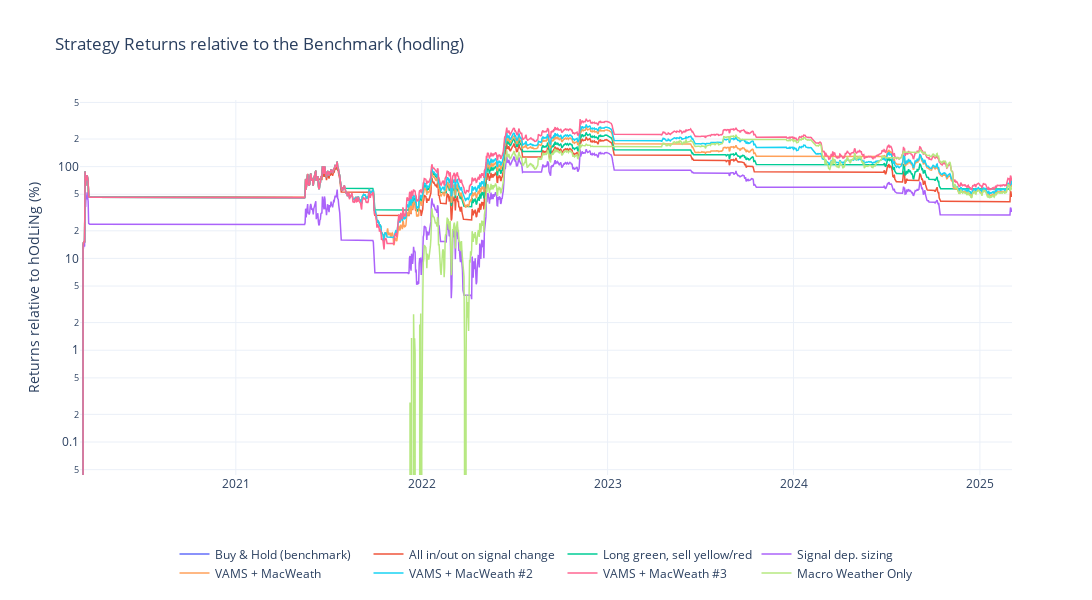

The cell this chart's notebook holds for it:
### Code cell
# title = f'Bitcoin trading using 42 MACRO VAMS Signal vs <i>hAvInG dIaMoNd hAnDs. With Tax Payments\
#     <br><sub><b>Values 2025-03-05: strategy #6: </b>{pf5tax.value().iloc[-1]:.2f} USD, <b>Strategy #6 no CGT discount: </b> {pf6tax.value().iloc[-1]:.2f} USD <b>Hodler: </b>{hodler_final_val_series.iloc[-1]:.2f} USD</sub>'
plotThese = {returns_rel.columns[i]: returns_rel[returns_rel.columns[i]] for i in range(len(returns_rel.columns))}
relatives = taxCalcs.plot_portfolios(plotThese, title = "Strategy Returns relative to the Benchmark (hodling)", return_fig = True)#"BTC: trading using 42 MACRO VAMS Signal vs hAvInG dIaMoNd hAnDs")
relatives.update_layout(
    yaxis_title="Returns relative to hOdLiNg (%)",
    log_y=False,
)
relatives.show()

### Figure 1 — Plotly figure (JSON) as saved in the notebook; plotly's stock layout.template omitted (floating-point values rounded to 4 significant figures; data arrays with more than 128 entries replaced by an {"elided": "..."} marker saying what was removed)
{"data": [{"line": {"width": 1.5}, "mode": "lines", "name": "Buy & Hold (benchmark)", "type": "scatter", "x": {"elided": "1831 str values"}, "y": {"elided": "1831 int values"}}, {"line": {"width": 1.5}, "mode": "lines", "name": "All in/out on signal change", "type": "scatter", "x": {"elided": "1831 str values"}, "y": {"elided": "1831 float values"}}, {"line": {"width": 1.5}, "mode": "lines", "name": "Long green, sell yellow/red", "type": "scatter", "x": {"elided": "1831 str values"}, "y": {"elided": "1831 float values"}}, {"line": {"width": 1.5}, "mode": "lines", "name": "Signal dep. sizing", "type": "scatter", "x": {"elided": "1831 str values"}, "y": {"elided": "1831 float values"}}, {"line": {"width": 1.5}, "mode": "lines", "name": "VAMS + MacWeath", "type": "scatter", "x": {"elided": "1831 str values"}, "y": {"elided": "1831 float values"}}, {"line": {"width": 1.5}, "mode": "lines", "name": "VAMS + MacWeath #2", "type": "scatter", "x": {"elided": "1831 str values"}, "y": {"elided": "1831 float values"}}, {"line": {"width": 1.5}, "mode": "lines", "name": "VAMS + MacWeath #3", "type": "scatter", "x": {"elided": "1831 str values"}, "y": {"elided": "1831 float values"}}, {"line": {"width": 1.5}, "mode": "lines", "name": "Macro Weather Only", "type": "scatter", "x": {"elided": "1831 str values"}, "y": {"elided": "1831 float values"}}], "layout": {"height": 600, "hovermode": "x unified", "legend": {"orientation": "h", "x": 0.5, "xanchor": "center", "y": -0.3, "yanchor": "bottom"}, "showlegend": true, "title": {"text": "Strategy Returns relative to the Benchmark (hodling)"}, "width": 1100, "yaxis": {"title": {"text": "Returns relative to hOdLiNg (%)"}, "type": "log"}}}
